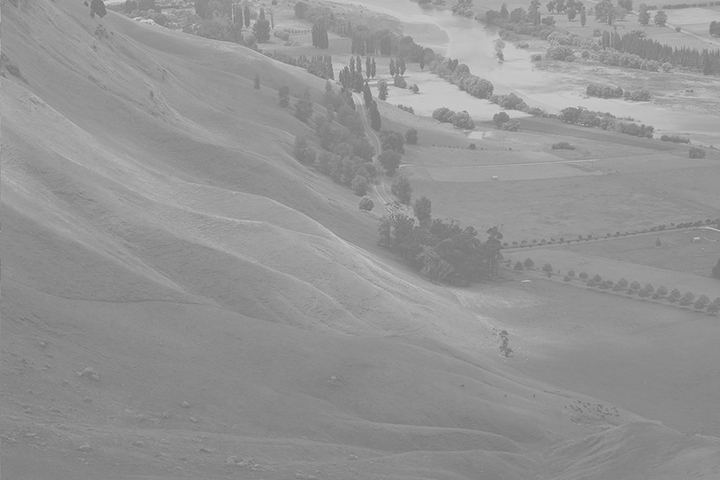
#> input picture Day4/Hawkes.jpg, 720 x 480 px
$ python 1_equalize1.py
#> lines starting #> are read from the running program, lines starting #| are printed output that depends on the picture
import cv2
import matplotlib.pyplot as plt


src = cv2.imread('./Hawkes.jpg', cv2.IMREAD_GRAYSCALE)
#> src is the input picture: shape (480, 720); min 112, max 214, mean 148
dst = cv2.equalizeHist(src)
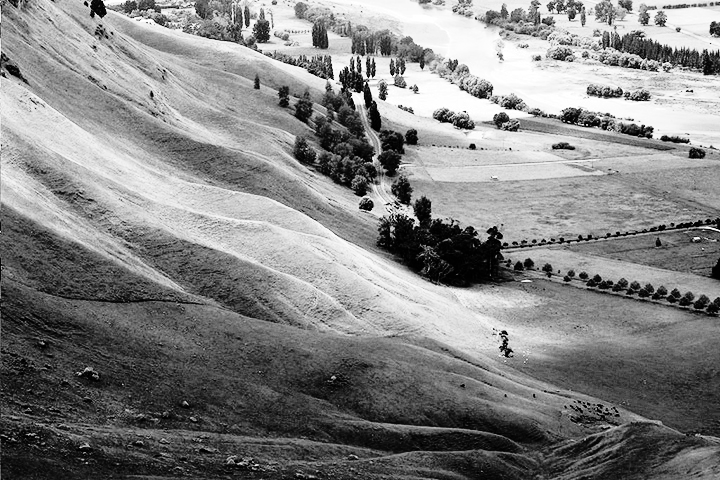
#> dst: shape (480, 720); min 0, max 255, mean 130.5

hist1 = cv2.calcHist([src], [0], None, [256], [0, 255])
#> hist1 = 256 values, max 13863 at index 138, min 0 at index 0, mean 1350
hist2 = cv2.calcHist([dst], [0], None, [256], [0, 255])
#> hist2 = 256 values, max 13863 at index 73, min 0 at index 5, mean 1345.3

hists = {'hist1': hist1, 'hist2': hist2}

# cv2.imshow('src',src)
# cv2.imshow('dst',dst)
# cv2.waitKey()


plt.figure(figsize=(12, 8))
for i, (k, v) in enumerate(hists.items()):
    plt.subplot(1,2, i + 1)
    plt.title(k)
    plt.plot(v)
#> this loop made 2 passes
#> k on passes 1 to 2: 'hist1', 'hist2'
plt.show()
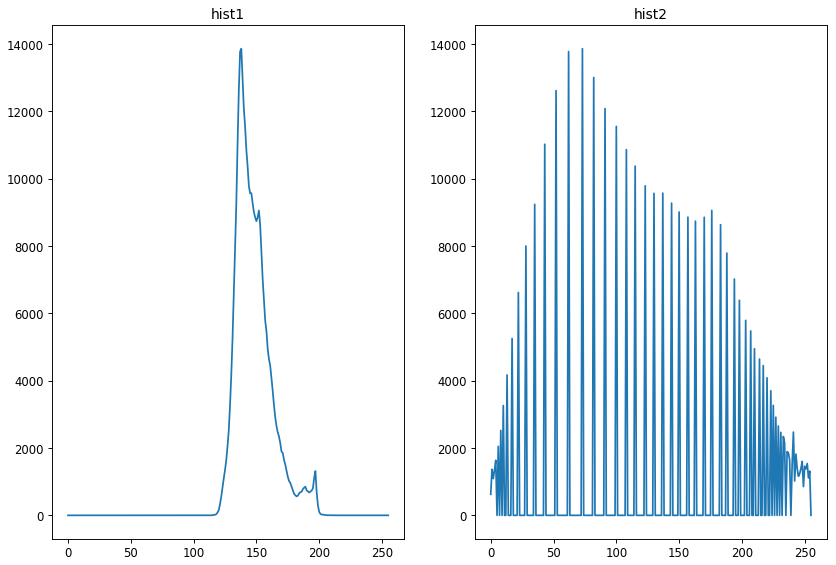
#> figure drawn by matplotlib, 2 panels; panel 1: curve peaks at x = 138, y = 13863; panel 2: curve peaks at x = 73, y = 13863
